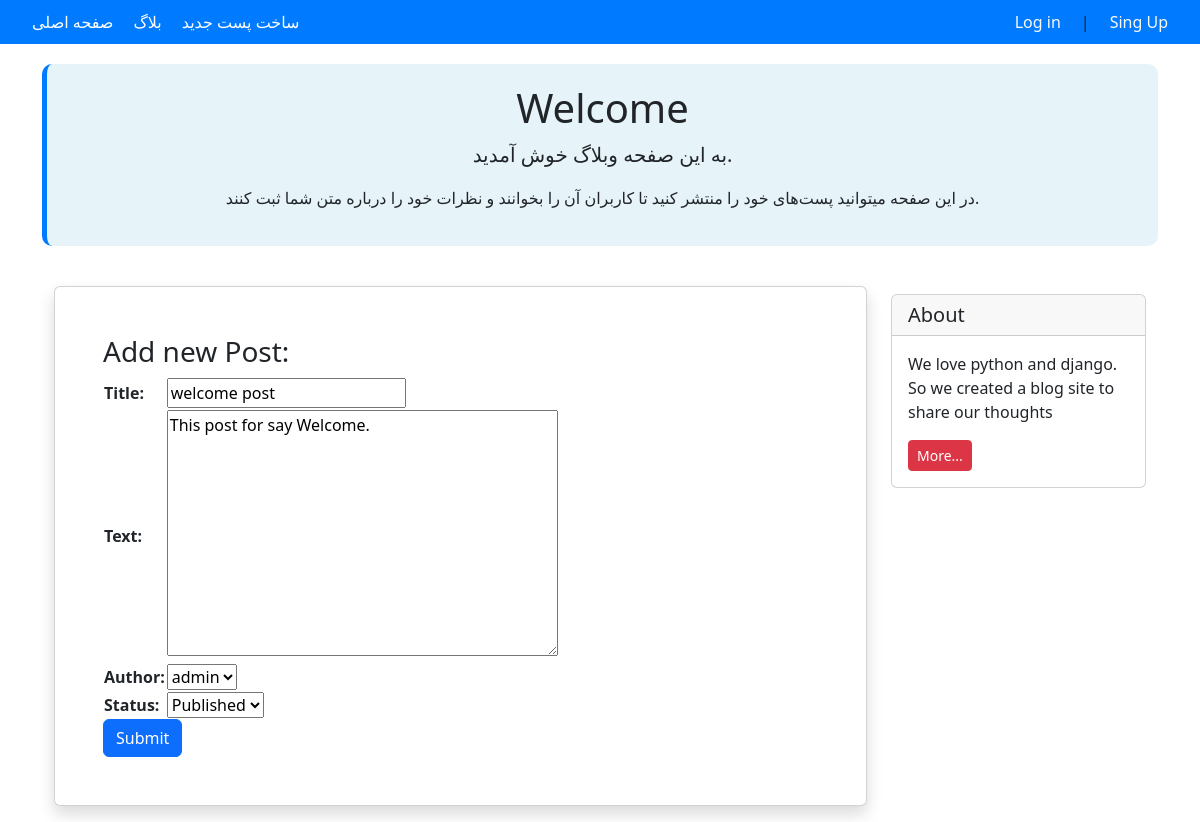
The app's page /24/update/ with its own data.
### blog/models.py (models this page shows, shortened)
class Post(models.Model):
    STATUS_CHOICES =(
        ('pub','Published'),
        ('drf','Draft'),
    )
    title = models.CharField(max_length=200)
    text = models.TextField()
    datetime_created = models.DateTimeField(auto_now_add=True)
    datetime_modified = models.DateTimeField(auto_now=True)
    status = models.CharField(choices= STATUS_CHOICES,max_length=3 )
    author = models.ForeignKey("auth.User",on_delete = models.CASCADE)

### blog/views.py (the view)
# urls.py: path("<int:pk>/update/",views.PostUpdateView.as_view(),name='post_update'),
class PostUpdateView(generic.UpdateView):
    model = Post
    form_class = NewPostForm
    template_name = "blog/post_create.html"

### blog/forms.py
class NewPostForm(forms.ModelForm):
    class Meta:
        model = Post
        fields = ['title','text','author','status']

### blog/templates/blog/post_create.html (shortened to what this page needs)
{% extends '_base.html' %}
{% block content %}
    <div class="container mt-4">
    <div class="row">
        <div class="col-9">
            <div class="card shadow my-3 p-5">
                <h3>Add new Post:</h3>
                <form method="POST">
                    <table>
                        {{ form.as_table }}
                    </table>
                    <button type="submit" class="btn btn-primary">Submit</button>
                </form>
            </div>
        </div>
        <div class="col-3">
                <div class="card my-4">
                    <h5 class="card-header">About</h5>
                    <div class="card-body">
                        <p class="card-text">We love python and django. So we created a blog site to share our
                            thoughts</p>
                        <a href="#"
                           class="btn btn-sm btn-danger">
                            More...
                        </a>
                    </div>
                </div>
        </div>
    </div>
</div>
{% endblock content %}

### templates/_base.html (style rules this page uses)
body { transition: background-color 0.3s, color 0.3s; }

### records on screen
Post: title "welcome post", text "This post for say Welcome.", author "admin", status "Published"
